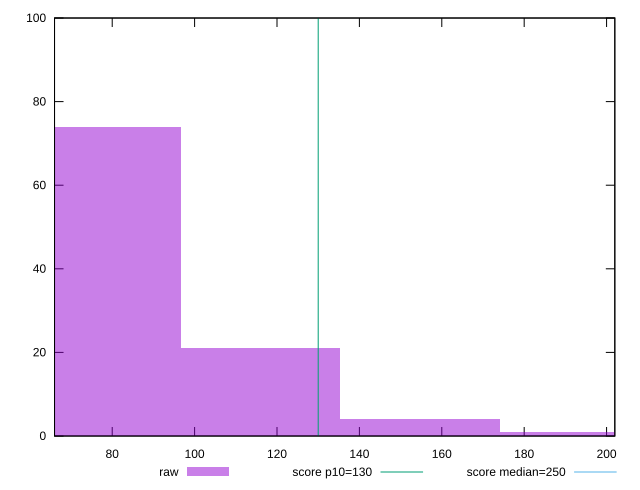

This chart was generated by the following gnuplot code:
reset

$raw <<EOF
116.03869475014992 21
154.71825966686654 4
77.35912983343327 74
193.39782458358317 1
EOF

set key outside below
set boxwidth 38.679564916716636
set xrange [66:202]
set yrange [0:100]
set trange [0:100]
set style fill transparent solid 0.5 noborder

set parametric
set terminal svg size 640, 490 enhanced background rgb 'white'
set output "report_00017_2021-02-10T15-08-03.406Z/max-potential-fid/samples/pages+cached+noadtech+nomedia/raw/histogram.svg"

plot $raw title "raw" with boxes, \
     130,t title "score p10=130", \
     250,t title "score median=250"

reset
